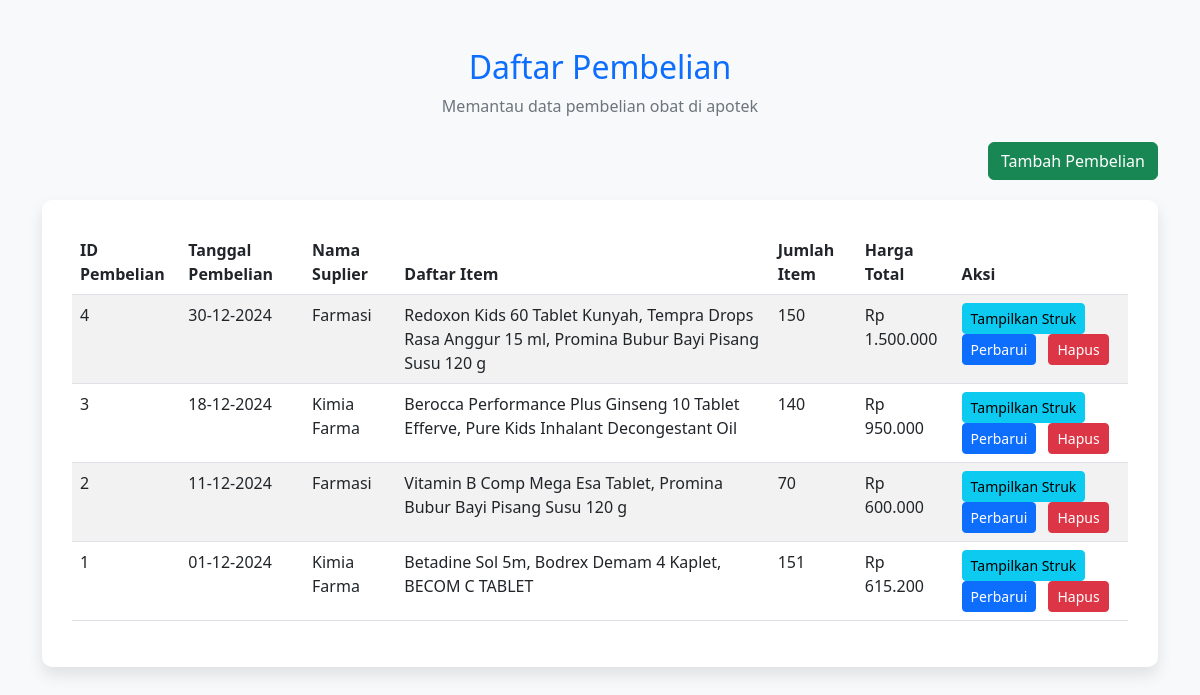
The page /pembelian.php (signed in) on the database its author committed.
### tables this page shows
CREATE TABLE `tb_pembelian` (
  `Id_pembelian` int(5) NOT NULL AUTO_INCREMENT,
  `tanggal_pembelian` date NOT NULL,
  `total_item` int(5) NOT NULL,
  `total_harga` int(10) NOT NULL,
  `Total_bayar` int(8) NOT NULL,
  `kembalian` int(8) NOT NULL,
  `Id_suplier` int(3) NOT NULL,
  PRIMARY KEY (`Id_pembelian`),
  KEY `Id_suplier` (`Id_suplier`),
  CONSTRAINT `tb_pembelian_ibfk_2` FOREIGN KEY (`Id_suplier`) REFERENCES `tb_suplier` (`Id_suplier`)
);

CREATE TABLE `tb_suplier` (
  `Id_suplier` int(3) NOT NULL AUTO_INCREMENT,
  `Nama_suplier` varchar(15) NOT NULL,
  `Alamat` varchar(15) NOT NULL,
  `email` varchar(15) NOT NULL,
  `no_tlp` varchar(15) NOT NULL,
  PRIMARY KEY (`Id_suplier`)
);

### pembelian.php (the view, shortened to what this page needs)
<?php
$mysqli = new mysqli("localhost", "root", "", "apotek");
$query = "
    SELECT
    p.Id_pembelian AS ID_pembelian,
    p.tanggal_pembelian AS tanggal,
    sp.Nama_suplier AS suplier,
    GROUP_CONCAT(o.Nama_Obat SEPARATOR ', ') AS Daftar_Item,
    GROUP_CONCAT(CONCAT(o.Nama_Obat, ';', pd.jumlah_item, ';', pd.harga_satuan) SEPARATOR ', ') AS Rincian_Item,
    p.total_item AS Item,
    p.total_harga AS Harga,
    p.Total_bayar AS Total_bayar,
    p.kembalian AS Kembalian,
    pd.Id_obat AS Id_obat
FROM
    tb_pembelian p
JOIN
    tb_suplier sp ON p.Id_suplier = sp.Id_suplier
JOIN
    tb_pembelian_detail pd ON p.Id_pembelian = pd.Id_pembelian
JOIN
    tb_obat o ON pd.Id_obat = o.Id_Obat
GROUP BY
    p.Id_pembelian
ORDER BY
    p.tanggal_pembelian DESC;
";
$result = $mysqli->query($query);
?>
<!DOCTYPE html>
<html lang="id">
<head>
    <link href="https://cdn.jsdelivr.net/npm/bootstrap@5.3.0/dist/css/bootstrap.min.css" rel="stylesheet">
</head>
<body>
    <div class="container my-5">
        <div class="mb-4 text-center">
            <h2 class="text-primary">Daftar Pembelian</h2>
            <p class="text-secondary">Memantau data pembelian obat di apotek</p>
        </div>
        <div class="d-grid gap-2 d-md-flex justify-content-md-end btn-custom">
            <a class="btn btn-success" href="index.php?page=pembelian.form&action=add" role="button">Tambah Pembelian</a>
        </div>
        <div class="table-wrapper">
            <table class="table table-striped table-hover">
                <thead class="table-header">
                    <tr>
                        <th scope="col">ID Pembelian</th>
                        <th scope="col">Tanggal Pembelian</th>
                        <th scope="col">Nama Suplier</th>
                        <th scope="col">Daftar Item</th>
                        <th scope="col">Jumlah Item</th>
                        <th scope="col">Harga Total</th>
                        <th scope="col">Aksi</th>
                    </tr>
                </thead>
                <tbody>
                    <?php if ($result->num_rows > 0): ?>
                        <?php foreach ($result as $row): ?>
                            <tr>
                                <td><?= htmlspecialchars($row['ID_pembelian']) ?></td>
                                <td><?= htmlspecialchars(date("d-m-Y", strtotime($row['tanggal']))) ?></td>
                                <td><?= htmlspecialchars($row['suplier']) ?></td>
                                <td><?= htmlspecialchars($row['Daftar_Item']) ?></td>
                                <td><?= htmlspecialchars($row['Item']) ?></td>
                                <td>Rp <?= number_format($row['Harga'], 0, ',', '.') ?></td>
                                <td>
                                    <button type="button"
                                        class="btn btn-info btn-sm me-2"
                                        onclick='tampilkanPembelian(<?= json_encode($row) ?>)'>
                                        Tampilkan Struk
                                    </button>
                                    <a class="btn btn-primary btn-sm me-2"
                                        href="index.php?page=pembelian.form&Id_pembelian=<?= urlencode($row['ID_pembelian']) ?>&action=edit">
                                        Perbarui
                                    </a>
                                    <form action="pembelian.action.php" method="POST" class="d-inline">
                                        <button type="submit" class="btn btn-danger btn-sm"
                                            onclick="return confirm('Ingin menghapus data ini?');">
                                            Hapus
                                        </button>
                                    </form>
                                </td>
                            </tr>
                        <?php endforeach; ?>
                    <?php else: ?>
                        <tr>
                            <td colspan="7" class="no-data">Tidak ada data yang ditemukan.</td>
                        </tr>
                    <?php endif; ?>
                </tbody>
            </table>
        </div>
    </div>
</body>
</html>

### pembelian.php (style rules this page uses)
body { background-color: #f8f9fa; }
.table-wrapper { background-color: #ffffff; padding: 30px; border-radius: 10px; box-shadow: 0 8px 16px rgba(0, 0, 0, 0.1); }
.table-header { background-color: #0d6efd; color: #ffffff; }
.btn-custom { margin-bottom: 20px; }

### rows shown on the page
tb_pembelian: Id_pembelian "4", tanggal_pembelian "30-12-2024", Id_suplier.Nama_suplier "Farmasi", Daftar_Item "Redoxon Kids 60 Tablet Kunyah, Tempra Drops Rasa Anggur 15 ml, Promina Bubur Bayi Pisang Susu 120 g", total_item "150", total_harga "1.500.000"
tb_pembelian: Id_pembelian "3", tanggal_pembelian "18-12-2024", Id_suplier.Nama_suplier "Kimia Farma", Daftar_Item "Berocca Performance Plus Ginseng 10 Tablet Efferve, Pure Kids Inhalant Decongestant Oil", total_item "140", total_harga "950.000"
tb_pembelian: Id_pembelian "2", tanggal_pembelian "11-12-2024", Id_suplier.Nama_suplier "Farmasi", Daftar_Item "Vitamin B Comp Mega Esa Tablet, Promina Bubur Bayi Pisang Susu 120 g", total_item "70", total_harga "600.000"
tb_pembelian: Id_pembelian "1", tanggal_pembelian "01-12-2024", Id_suplier.Nama_suplier "Kimia Farma", Daftar_Item "Betadine Sol 5m, Bodrex Demam 4 Kaplet, BECOM C TABLET", total_item "151", total_harga "615.200"
